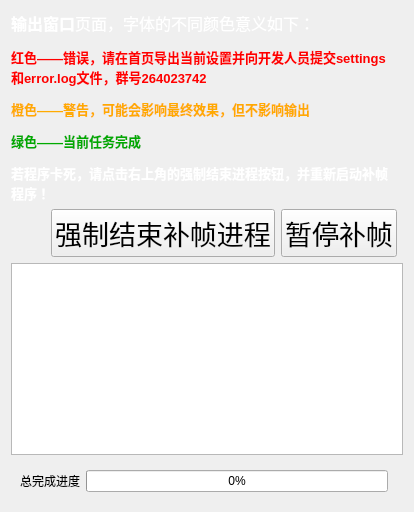
         <widget class="QWidget" name="step3">
          <property name="acceptDrops">
           <bool>true</bool>
          </property>
          <property name="whatsThis">
           <string/>
          </property>
          <attribute name="title">
           <string>输出</string>
          </attribute>
          <layout class="QGridLayout" name="gridLayout_24">
           <item row="0" column="0">
            <layout class="QGridLayout" name="gridLayout_8">
             <item row="1" column="0">
              <layout class="QHBoxLayout" name="horizontalLayout_3">
               <item>
                <widget class="QLabel" name="OutputGuideLabel">
                 <property name="sizePolicy">
                  <sizepolicy hsizetype="Expanding" vsizetype="Fixed">
                   <horstretch>0</horstretch>
                   <verstretch>0</verstretch>
                  </sizepolicy>
                 </property>
                 <property name="text">
                  <string>&lt;html&gt;&lt;head/&gt;&lt;body&gt;&lt;p&gt;&lt;span style=&quot; font-size:12pt; font-weight:600; color:#ffffff;&quot;&gt;输出窗口&lt;/span&gt;&lt;span style=&quot; font-size:12pt; color:#ffffff;&quot;&gt;页面，字体的不同颜色意义如下：&lt;/span&gt;&lt;/p&gt;&lt;p&gt;&lt;span style=&quot; font-size:10pt; font-weight:600; color:#ff0000;&quot;&gt;红色——错误，请在首页导出当前设置并向开发人员提交settings和error.log文件，群号264023742&lt;/span&gt;&lt;/p&gt;&lt;p&gt;&lt;span style=&quot; font-size:10pt; font-weight:600; color:#ffaa00;&quot;&gt;橙色——警告，可能会影响最终效果，但不影响输出&lt;/span&gt;&lt;/p&gt;&lt;p&gt;&lt;span style=&quot; font-size:10pt; font-weight:600; color:#00aa00;&quot;&gt;绿色——当前任务完成&lt;/span&gt;&lt;/p&gt;&lt;p&gt;&lt;span style=&quot; font-size:10pt; font-weight:600; color:#ffffff;&quot;&gt;若程序卡死，请点击右上角的强制结束进程按钮，并重新启动补帧程序！&lt;/span&gt;&lt;/p&gt;&lt;/body&gt;&lt;/html&gt;</string>
                 </property>
                 <property name="alignment">
                  <set>Qt::AlignLeading|Qt::AlignLeft|Qt::AlignTop</set>
                 </property>
                 <property name="wordWrap">
                  <bool>true</bool>
                 </property>
                 <property name="openExternalLinks">
                  <bool>true</bool>
                 </property>
                 <property name="textInteractionFlags">
                  <set>Qt::LinksAccessibleByMouse|Qt::TextSelectableByMouse</set>
                 </property>
                </widget>
               </item>
              </layout>
             </item>
             <item row="3" column="0" rowspan="2" colspan="2">
              <widget class="MyTextWidget" name="OptionCheck">
               <property name="sizePolicy">
                <sizepolicy hsizetype="Expanding" vsizetype="Expanding">
                 <horstretch>0</horstretch>
                 <verstretch>0</verstretch>
                </sizepolicy>
               </property>
               <property name="autoFormatting">
                <set>QTextEdit::AutoAll</set>
               </property>
               <property name="undoRedoEnabled">
                <bool>false</bool>
               </property>
               <property name="lineWrapMode">
                <enum>QTextEdit::NoWrap</enum>
               </property>
               <property name="readOnly">
                <bool>true</bool>
               </property>
               <property name="html">
                <string>&lt;!DOCTYPE HTML PUBLIC &quot;-//W3C//DTD HTML 4.0//EN&quot; &quot;http://www.w3.org/TR/REC-html40/strict.dtd&quot;&gt;
&lt;html&gt;&lt;head&gt;&lt;meta name=&quot;qrichtext&quot; content=&quot;1&quot; /&gt;&lt;style type=&quot;text/css&quot;&gt;
p, li { white-space: pre-wrap; }
&lt;/style&gt;&lt;/head&gt;&lt;body style=&quot; font-family:'SimSun'; font-size:9pt; font-weight:400; font-style:normal;&quot;&gt;
&lt;p style=&quot;-qt-paragraph-type:empty; margin-top:12px; margin-bottom:12px; margin-left:0px; margin-right:0px; -qt-block-indent:0; text-indent:0px;&quot;&gt;&lt;br /&gt;&lt;/p&gt;&lt;/body&gt;&lt;/html&gt;</string>
               </property>
               <property name="textInteractionFlags">
                <set>Qt::LinksAccessibleByMouse|Qt::TextSelectableByKeyboard|Qt::TextSelectableByMouse</set>
               </property>
              </widget>
             </item>
             <item row="2" column="0">
              <layout class="QHBoxLayout" name="horizontalLayout_19">
               <item>
                <spacer name="horizontalSpacer">
                 <property name="orientation">
                  <enum>Qt::Horizontal</enum>
                 </property>
                 <property name="sizeHint" stdset="0">
                  <size>
                   <width>40</width>
                   <height>20</height>
                  </size>
                 </property>
                </spacer>
               </item>
               <item>
                <widget class="QPushButton" name="KillProcButton">
                 <property name="sizePolicy">
                  <sizepolicy hsizetype="Minimum" vsizetype="Fixed">
                   <horstretch>0</horstretch>
                   <verstretch>0</verstretch>
                  </sizepolicy>
                 </property>
                 <property name="font">
                  <font>
                   <family>Abril Fatface</family>
                   <pointsize>20</pointsize>
                  </font>
                 </property>
                 <property name="text">
                  <string>强制结束补帧进程</string>
                 </property>
                </widget>
               </item>
               <item>
                <widget class="QPushButton" name="PauseProcess">
                 <property name="sizePolicy">
                  <sizepolicy hsizetype="Minimum" vsizetype="Fixed">
                   <horstretch>0</horstretch>
                   <verstretch>0</verstretch>
                  </sizepolicy>
                 </property>
                 <property name="font">
                  <font>
                   <family>Abril Fatface</family>
                   <pointsize>20</pointsize>
                  </font>
                 </property>
                 <property name="text">
                  <string>暂停补帧</string>
                 </property>
                </widget>
               </item>
              </layout>
             </item>
             <item row="5" column="0">
              <widget class="QWidget" name="ProgressBarVisibleControl" native="true">
               <property name="sizePolicy">
                <sizepolicy hsizetype="Preferred" vsizetype="Fixed">
                 <horstretch>0</horstretch>
                 <verstretch>0</verstretch>
                </sizepolicy>
               </property>
               <layout class="QHBoxLayout" name="horizontalLayout_5">
                <item>
                 <widget class="QLabel" name="label_17">
                  <property name="sizePolicy">
                   <sizepolicy hsizetype="Preferred" vsizetype="Fixed">
                    <horstretch>0</horstretch>
                    <verstretch>0</verstretch>
                   </sizepolicy>
                  </property>
                  <property name="text">
                   <string>总完成进度</string>
                  </property>
                 </widget>
                </item>
                <item>
                 <widget class="QProgressBar" name="progressBar">
                  <property name="sizePolicy">
                   <sizepolicy hsizetype="Expanding" vsizetype="Fixed">
                    <horstretch>0</horstretch>
                    <verstretch>0</verstretch>
                   </sizepolicy>
                  </property>
                  <property name="maximum">
                   <number>100</number>
                  </property>
                  <property name="value">
                   <number>0</number>
                  </property>
                 </widget>
                </item>
               </layout>
              </widget>
             </item>
            </layout>
           </item>
          </layout>
         </widget>
